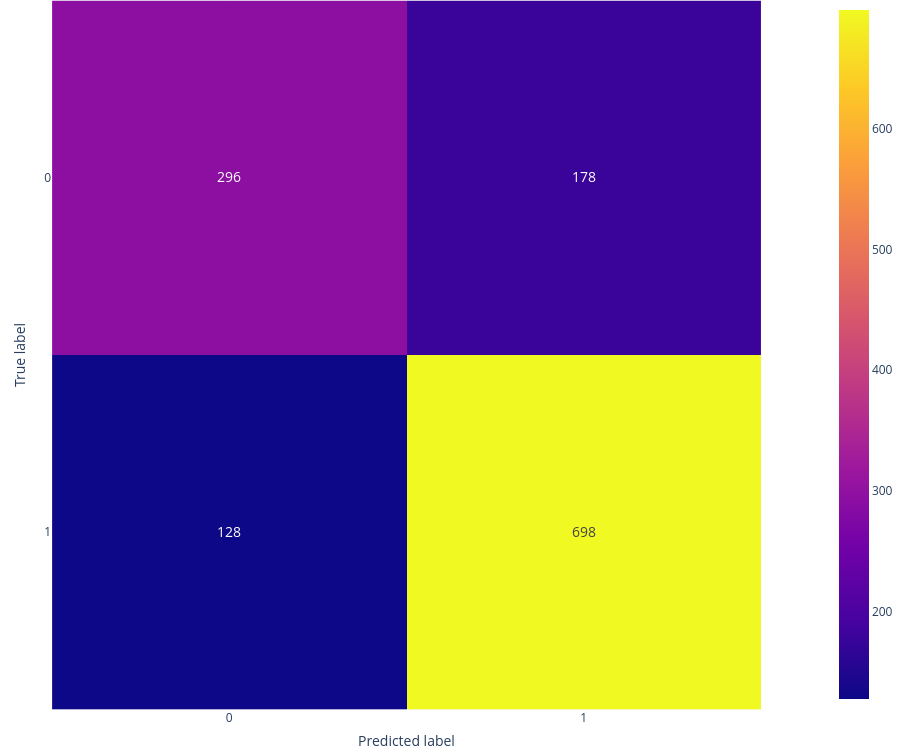

The cell this chart's notebook holds for it:
### Code cell
classifier =  LogisticRegression(solver='saga', penalty='l1', max_iter = 100, random_state = seed, C=1)
confusion(classifier, wine_X_tr, wine_y_tr, wine_X_val, wine_y_val)
disp = RocCurveDisplay.from_estimator(classifier, wine_X_val, wine_y_val)

### Figure 1 — Plotly figure (JSON) as saved in the notebook; plotly's stock layout.template omitted (floating-point values rounded to 4 significant figures)
{"data": [{"coloraxis": "coloraxis", "hovertemplate": "x: %{x}<br>y: %{y}<br>color: %{z}<extra></extra>", "name": "0", "textfont": {"size": 14}, "texttemplate": "%{z}", "type": "heatmap", "xaxis": "x", "yaxis": "y", "z": [[296, 178], [128, 698]]}], "layout": {"coloraxis": {"colorscale": [[0, "#0d0887"], [0.1111, "#46039f"], [0.2222, "#7201a8"], [0.3333, "#9c179e"], [0.4444, "#bd3786"], [0.5556, "#d8576b"], [0.6667, "#ed7953"], [0.7778, "#fb9f3a"], [0.8889, "#fdca26"], [1, "#f0f921"]]}, "height": 750, "margin": {"b": 0, "l": 0, "r": 0, "t": 0}, "width": 900, "xaxis": {"anchor": "y", "constrain": "domain", "domain": [0, 1], "dtick": 1, "scaleanchor": "y", "tickmode": "linear", "title": {"text": "Predicted label"}}, "yaxis": {"anchor": "x", "autorange": "reversed", "constrain": "domain", "domain": [0, 1], "dtick": 1, "tickmode": "linear", "title": {"text": "True label"}}}}
